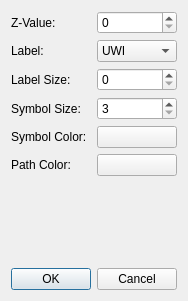
<?xml version="1.0" encoding="UTF-8"?>
<ui version="4.0">
 <class>WellItemConfigDialog</class>
 <widget class="QDialog" name="WellItemConfigDialog">
  <property name="geometry">
   <rect>
    <x>0</x>
    <y>0</y>
    <width>185</width>
    <height>301</height>
   </rect>
  </property>
  <property name="windowTitle">
   <string>Dialog</string>
  </property>
  <layout class="QVBoxLayout" name="verticalLayout">
   <item>
    <layout class="QGridLayout" name="gridLayout">
     <item row="4" column="1">
      <widget class="ColorButton" name="cbSymbolColor">
       <property name="text">
        <string/>
       </property>
      </widget>
     </item>
     <item row="5" column="0">
      <widget class="QLabel" name="label_3">
       <property name="text">
        <string>Path Color:</string>
       </property>
      </widget>
     </item>
     <item row="2" column="1">
      <widget class="QSpinBox" name="sbLabelSize"/>
     </item>
     <item row="1" column="1">
      <widget class="QComboBox" name="cbLabelType">
       <item>
        <property name="text">
         <string>UWI</string>
        </property>
       </item>
       <item>
        <property name="text">
         <string>Name</string>
        </property>
       </item>
      </widget>
     </item>
     <item row="2" column="0">
      <widget class="QLabel" name="label_5">
       <property name="text">
        <string>Label Size:</string>
       </property>
      </widget>
     </item>
     <item row="5" column="1">
      <widget class="ColorButton" name="cbPathColor">
       <property name="text">
        <string/>
       </property>
      </widget>
     </item>
     <item row="3" column="1">
      <widget class="QSpinBox" name="sbSize">
       <property name="minimum">
        <number>3</number>
       </property>
      </widget>
     </item>
     <item row="4" column="0">
      <widget class="QLabel" name="label_2">
       <property name="text">
        <string>Symbol Color:</string>
       </property>
      </widget>
     </item>
     <item row="1" column="0">
      <widget class="QLabel" name="label_4">
       <property name="text">
        <string>Label:</string>
       </property>
      </widget>
     </item>
     <item row="3" column="0">
      <widget class="QLabel" name="label">
       <property name="text">
        <string>Symbol Size:</string>
       </property>
      </widget>
     </item>
     <item row="0" column="1">
      <widget class="QSpinBox" name="sbZValue"/>
     </item>
     <item row="0" column="0">
      <widget class="QLabel" name="label_6">
       <property name="text">
        <string>Z-Value:</string>
       </property>
      </widget>
     </item>
    </layout>
   </item>
   <item>
    <spacer name="verticalSpacer">
     <property name="orientation">
      <enum>Qt::Vertical</enum>
     </property>
     <property name="sizeHint" stdset="0">
      <size>
       <width>20</width>
       <height>40</height>
      </size>
     </property>
    </spacer>
   </item>
   <item>
    <widget class="QDialogButtonBox" name="buttonBox">
     <property name="orientation">
      <enum>Qt::Horizontal</enum>
     </property>
     <property name="standardButtons">
      <set>QDialogButtonBox::Cancel|QDialogButtonBox::Ok</set>
     </property>
    </widget>
   </item>
  </layout>
 </widget>
 <customwidgets>
  <customwidget>
   <class>ColorButton</class>
   <extends>QPushButton</extends>
   <header>colorbutton.h</header>
  </customwidget>
 </customwidgets>
 <resources/>
 <connections>
  <connection>
   <sender>buttonBox</sender>
   <signal>accepted()</signal>
   <receiver>WellItemConfigDialog</receiver>
   <slot>accept()</slot>
   <hints>
    <hint type="sourcelabel">
     <x>248</x>
     <y>254</y>
    </hint>
    <hint type="destinationlabel">
     <x>157</x>
     <y>274</y>
    </hint>
   </hints>
  </connection>
  <connection>
   <sender>buttonBox</sender>
   <signal>rejected()</signal>
   <receiver>WellItemConfigDialog</receiver>
   <slot>reject()</slot>
   <hints>
    <hint type="sourcelabel">
     <x>316</x>
     <y>260</y>
    </hint>
    <hint type="destinationlabel">
     <x>286</x>
     <y>274</y>
    </hint>
   </hints>
  </connection>
 </connections>
</ui>
